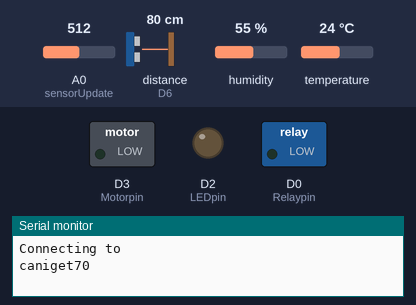
The sketch below on a simulated ESP8266 (NodeMCU). On the bench: switched loads named in the sketch (green lamp = pin HIGH), output pins drawn as LEDs (lit = HIGH), the last lines printed to the serial monitor. The inputs (shaded band) are chosen by the test bench; at power-on: A0 (sensorUpdate) = 512, distance to the obstacle (sensor on D6) 80 cm, humidity 55 %, temperature 24 °C. The echo pulse lasts 58.3 µs per cm; WiFi joins after 1.5 s; servers stay silent unless stated; the Firebase database answers and starts empty.

Above: at 0.2 s.
At 3.3 s:
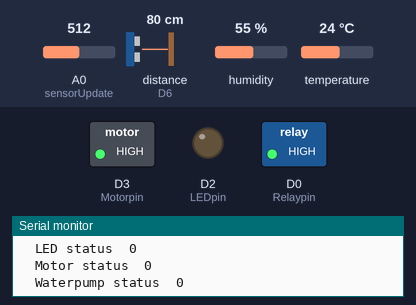
Timing chart, 0 to 4.8 s (numbered marks = the images above):
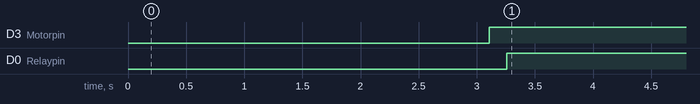

The sketch:

sketch_dec4a.ino
```cpp
#include <FirebaseESP8266.h>
#include <ESP8266WiFi.h>
#include "DHT.h"
#include <hcsr04.h>

#define DHTTYPE DHT11

#define ssid "caniget70"
#define password "70707070"

// creating connection to firebase
#define FIREBASE_HOST "iotproject-6f5b2-default-rtdb.europe-west1.firebasedatabase.app"
#define FIREBASE_AUTH "lKeXjnJMRnUpZTY6sSkOlfiiWsVsBKLUBPTAX2la"

// pin identification
uint8_t DHTPin = D1;
uint8_t LEDpin = D2;
uint8_t Motorpin = D3;
uint8_t Relaypin = D0;

uint8_t Trigpin = D5;
uint8_t Echopin = D6;


// Initialize DHT sensor.
DHT dht(DHTPin, DHTTYPE);

float Temperature;
float Humidity;


//initialisation class HCSR04 (trig pin , echo pin)
HCSR04 hcsr04(Trigpin, Echopin, 20, 4000);


//Define FirebaseESP8266 data object
FirebaseData firebaseData;

FirebaseJson json;

void setup() {
  Serial.begin(9600);
  delay(100);

  pinMode(DHTPin, INPUT);
  pinMode(LEDpin, OUTPUT);
  pinMode(Motorpin, OUTPUT);
  pinMode(Relaypin, OUTPUT);

  dht.begin();

  Serial.println("Connecting to ");
  Serial.println(ssid);

  //connect to wi-fi network
  WiFi.begin(ssid, password);

  //check wi-fi is connected
  while (WiFi.status() != WL_CONNECTED) {
  delay(1000);
  Serial.print(".");
  }
  Serial.println("");
  Serial.println("WiFi connected..!");
  Serial.print("Got IP: ");  Serial.println(WiFi.localIP());
  Firebase.begin(FIREBASE_HOST, FIREBASE_AUTH);
  Firebase.reconnectWiFi(true);

}

void loop() {
  sensorUpdate();
  String UID="";

  // get LED data from firebase and check it

  if (Firebase.getBool(firebaseData, "/LED")){
    Serial.print("  LED status  " );
    //Serial.println(LEDstatus);
    Serial.println(firebaseData.stringData());
    if (firebaseData.stringData()=="true") {
    digitalWrite(LEDpin, HIGH);
    }
  else {
    digitalWrite(LEDpin, LOW);
    }
  }

  // get Motor data from firebase and check it

  if (Firebase.getBool(firebaseData, "/Motor")){
    Serial.print("  Motor status  " );
    //Serial.println(LEDstatus);
    Serial.println(firebaseData.stringData());
    if (firebaseData.stringData()=="true") {
    digitalWrite(Motorpin, LOW);
    }
  else {
    digitalWrite(Motorpin, HIGH);
    }
  }

  // get Waterpump data from firebase and check it

  if (Firebase.getBool(firebaseData, "/Waterpump")){
    Serial.print("  Waterpump status  " );
    //Serial.println(LEDstatus);
    Serial.println(firebaseData.stringData());
    if (firebaseData.stringData()=="true") {
    digitalWrite(Relaypin, LOW);
    }
  else {
    digitalWrite(Relaypin, HIGH);
    }
  }

  delay(1000);

}


void sensorUpdate(){
  // Reading temperature / humidity
  float h = dht.readHumidity();
  float t = dht.readTemperature();

  // Reading soil lvl
  float soilValue = analogRead(A0);

  //Reading distance in mm and converting to cm
  float Waterlvl = hcsr04.distanceInMillimeters() / 10;
  Serial.println(F("WATER lvl in cm: "));
  Serial.println(Waterlvl);


  // Check if any reads failed and exit early (to try again).
  if (isnan(h) || isnan(t) ) {
    Serial.println(F("Failed to read from DHT sensor!"));
    return;
  }

  Serial.println(F("soil lvl: "));
  Serial.println(soilValue);

  Serial.print(F("Humidity: "));
  Serial.print(h);
  Serial.print(F("%  Temperature: "));
  Serial.print(t);
  Serial.print(F("°C  ,"));

  // Send Waterlvl data to Firebase
  if (Firebase.setFloat(firebaseData, "/Waterlvl", Waterlvl))
  {
    Serial.println("PASSED");
    Serial.println("PATH: " + firebaseData.dataPath());
    Serial.println("TYPE: " + firebaseData.dataType());
    Serial.println("ETag: " + firebaseData.ETag());
    Serial.println("------------------------------------");
    Serial.println();
  }
  else
  {
    Serial.println("FAILED");
    Serial.println("REASON: " + firebaseData.errorReason());
    Serial.println("------------------------------------");
    Serial.println();
  }

  // Send soilValue data to Firebase
  if (Firebase.setFloat(firebaseData, "/Soil", soilValue))
  {
    Serial.println("PASSED");
    Serial.println("PATH: " + firebaseData.dataPath());
    Serial.println("TYPE: " + firebaseData.dataType());
    Serial.println("ETag: " + firebaseData.ETag());
    Serial.println("------------------------------------");
    Serial.println();
  }
  else
  {
    Serial.println("FAILED");
    Serial.println("REASON: " + firebaseData.errorReason());
    Serial.println("------------------------------------");
    Serial.println();
  }

  // Send Temperature data to Firebase
  if (Firebase.setFloat(firebaseData, "/Temperature", t))
  {
    Serial.println("PASSED");
    Serial.println("PATH: " + firebaseData.dataPath());
    Serial.println("TYPE: " + firebaseData.dataType());
    Serial.println("ETag: " + firebaseData.ETag());
    Serial.println("------------------------------------");
    Serial.println();
  }
  else
  {
    Serial.println("FAILED");
    Serial.println("REASON: " + firebaseData.errorReason());
    Serial.println("------------------------------------");
    Serial.println();
  }

  // Send Humidity data to Firebase
  if (Firebase.setFloat(firebaseData, "/Humidity", h))
  {
    Serial.println("PASSED");
    Serial.println("PATH: " + firebaseData.dataPath());
    Serial.println("TYPE: " + firebaseData.dataType());
    Serial.println("ETag: " + firebaseData.ETag());
    Serial.println("------------------------------------");
    Serial.println();
  }
  else
  {
    Serial.println("FAILED");
    Serial.println("REASON: " + firebaseData.errorReason());
    Serial.println("------------------------------------");
    Serial.println();
  }
}
```

Measured:
- by itself, D3 (Motorpin): LOW → HIGH at 3.1 s
- by itself, D0 (Relaypin): LOW → HIGH at 3.3 s
